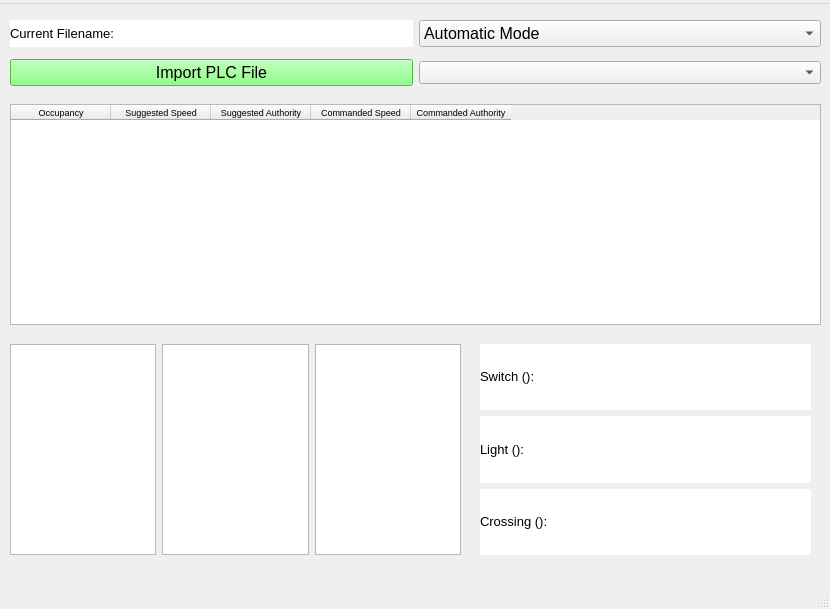
<?xml version="1.0" encoding="UTF-8"?>
<ui version="4.0">
 <class>MainWindow</class>
 <widget class="QMainWindow" name="MainWindow">
  <property name="geometry">
   <rect>
    <x>0</x>
    <y>0</y>
    <width>830</width>
    <height>609</height>
   </rect>
  </property>
  <property name="windowTitle">
   <string>Wayside Controller Module</string>
  </property>
  <widget class="QWidget" name="centralwidget">
   <widget class="QWidget" name="horizontalLayoutWidget">
    <property name="geometry">
     <rect>
      <x>10</x>
      <y>340</y>
      <width>451</width>
      <height>211</height>
     </rect>
    </property>
    <layout class="QHBoxLayout" name="horizontalLayout">
     <item>
      <widget class="QListWidget" name="switch_list"/>
     </item>
     <item>
      <widget class="QListWidget" name="light_list"/>
     </item>
     <item>
      <widget class="QListWidget" name="crossing_list"/>
     </item>
    </layout>
   </widget>
   <widget class="QWidget" name="gridLayoutWidget">
    <property name="geometry">
     <rect>
      <x>10</x>
      <y>10</y>
      <width>811</width>
      <height>80</height>
     </rect>
    </property>
    <layout class="QGridLayout" name="gridLayout">
     <item row="1" column="1">
      <widget class="QComboBox" name="controller_select_combo_box">
       <property name="font">
        <font>
         <pointsize>10</pointsize>
        </font>
       </property>
       <property name="maxVisibleItems">
        <number>10</number>
       </property>
      </widget>
     </item>
     <item row="1" column="0">
      <widget class="QPushButton" name="import_plc_button">
       <property name="font">
        <font>
         <pointsize>12</pointsize>
        </font>
       </property>
       <property name="styleSheet">
        <string notr="true">background-color: rgb(110, 255, 102);</string>
       </property>
       <property name="text">
        <string>Import PLC File</string>
       </property>
      </widget>
     </item>
     <item row="0" column="0">
      <widget class="QLabel" name="current_filename_label">
       <property name="font">
        <font>
         <pointsize>10</pointsize>
        </font>
       </property>
       <property name="styleSheet">
        <string notr="true">background-color: rgb(255, 255, 255);</string>
       </property>
       <property name="text">
        <string>Current Filename:</string>
       </property>
      </widget>
     </item>
     <item row="0" column="1">
      <widget class="QComboBox" name="mode_select_combo_box">
       <property name="font">
        <font>
         <pointsize>12</pointsize>
        </font>
       </property>
       <property name="layoutDirection">
        <enum>Qt::LeftToRight</enum>
       </property>
       <item>
        <property name="text">
         <string>Automatic Mode</string>
        </property>
       </item>
       <item>
        <property name="text">
         <string>Maintenance Mode</string>
        </property>
       </item>
      </widget>
     </item>
    </layout>
   </widget>
   <widget class="QWidget" name="verticalLayoutWidget">
    <property name="geometry">
     <rect>
      <x>480</x>
      <y>340</y>
      <width>331</width>
      <height>211</height>
     </rect>
    </property>
    <layout class="QVBoxLayout" name="verticalLayout">
     <item>
      <widget class="QLabel" name="switch_label">
       <property name="font">
        <font>
         <pointsize>10</pointsize>
        </font>
       </property>
       <property name="styleSheet">
        <string notr="true">background-color: rgb(255, 255, 255);</string>
       </property>
       <property name="text">
        <string>&lt;html&gt;&lt;head/&gt;&lt;body&gt;&lt;p&gt;Switch ():&lt;/p&gt;&lt;/body&gt;&lt;/html&gt;</string>
       </property>
      </widget>
     </item>
     <item>
      <widget class="QLabel" name="light_label">
       <property name="font">
        <font>
         <pointsize>10</pointsize>
        </font>
       </property>
       <property name="styleSheet">
        <string notr="true">background-color: rgb(255, 255, 255);</string>
       </property>
       <property name="text">
        <string>&lt;html&gt;&lt;head/&gt;&lt;body&gt;&lt;p&gt;Light ():&lt;/p&gt;&lt;/body&gt;&lt;/html&gt;</string>
       </property>
      </widget>
     </item>
     <item>
      <widget class="QLabel" name="crossing_label">
       <property name="font">
        <font>
         <pointsize>10</pointsize>
        </font>
       </property>
       <property name="styleSheet">
        <string notr="true">background-color: rgb(255, 255, 255);</string>
       </property>
       <property name="text">
        <string>&lt;html&gt;&lt;head/&gt;&lt;body&gt;&lt;p&gt;Crossing ():&lt;/p&gt;&lt;/body&gt;&lt;/html&gt;</string>
       </property>
      </widget>
     </item>
    </layout>
   </widget>
   <widget class="QTableWidget" name="block_table">
    <property name="geometry">
     <rect>
      <x>10</x>
      <y>100</y>
      <width>811</width>
      <height>221</height>
     </rect>
    </property>
    <property name="font">
     <font>
      <pointsize>7</pointsize>
     </font>
    </property>
    <property name="editTriggers">
     <set>QAbstractItemView::NoEditTriggers</set>
    </property>
    <column>
     <property name="text">
      <string>Occupancy</string>
     </property>
    </column>
    <column>
     <property name="text">
      <string>Suggested Speed</string>
     </property>
    </column>
    <column>
     <property name="text">
      <string>Suggested Authority</string>
     </property>
    </column>
    <column>
     <property name="text">
      <string>Commanded Speed</string>
     </property>
    </column>
    <column>
     <property name="text">
      <string>Commanded Authority</string>
     </property>
    </column>
   </widget>
  </widget>
  <widget class="QMenuBar" name="menubar">
   <property name="geometry">
    <rect>
     <x>0</x>
     <y>0</y>
     <width>830</width>
     <height>26</height>
    </rect>
   </property>
   <widget class="QMenu" name="menu_bar">
    <property name="title">
     <string/>
    </property>
   </widget>
   <addaction name="menu_bar"/>
  </widget>
  <widget class="QStatusBar" name="statusbar"/>
 </widget>
 <resources/>
 <connections/>
</ui>
